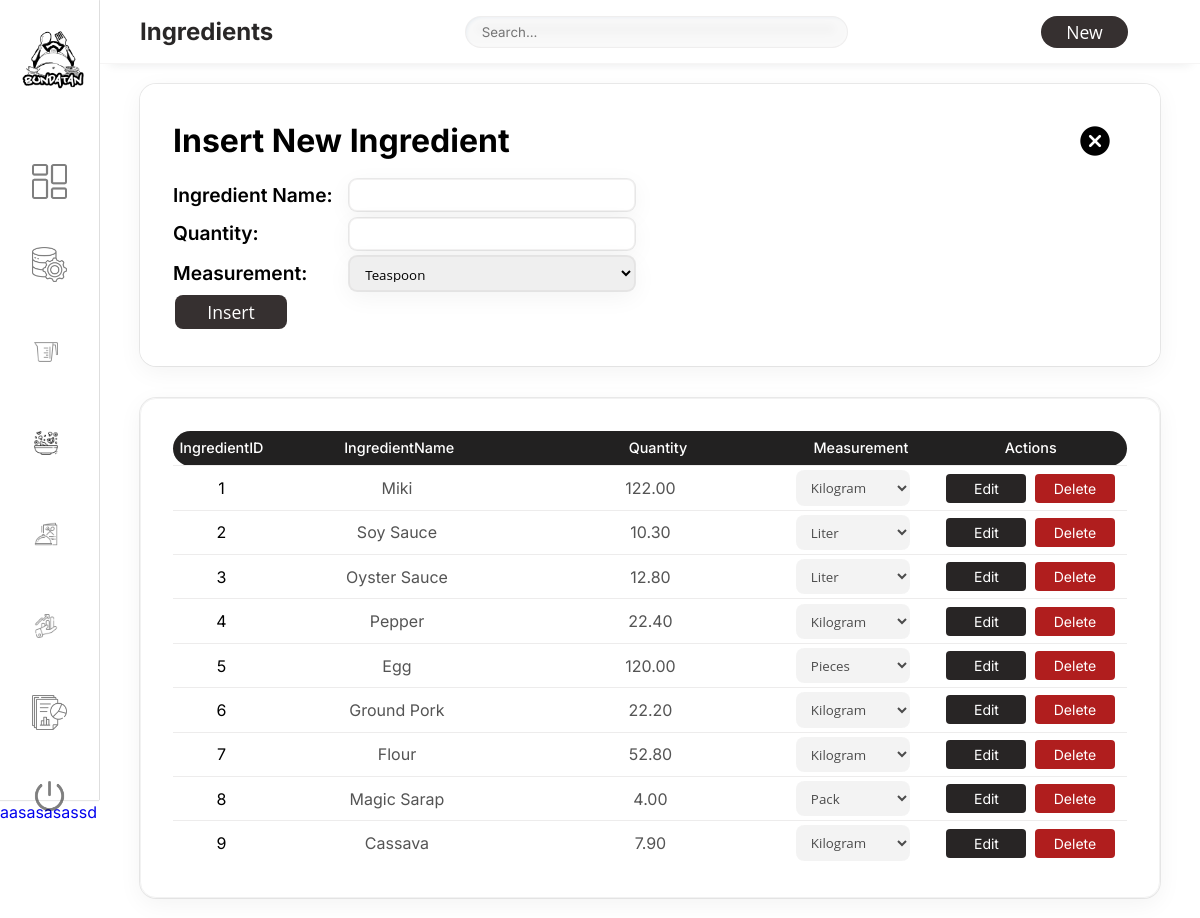
Page /pages/ingredients.php (signed in) on the earlier database version.
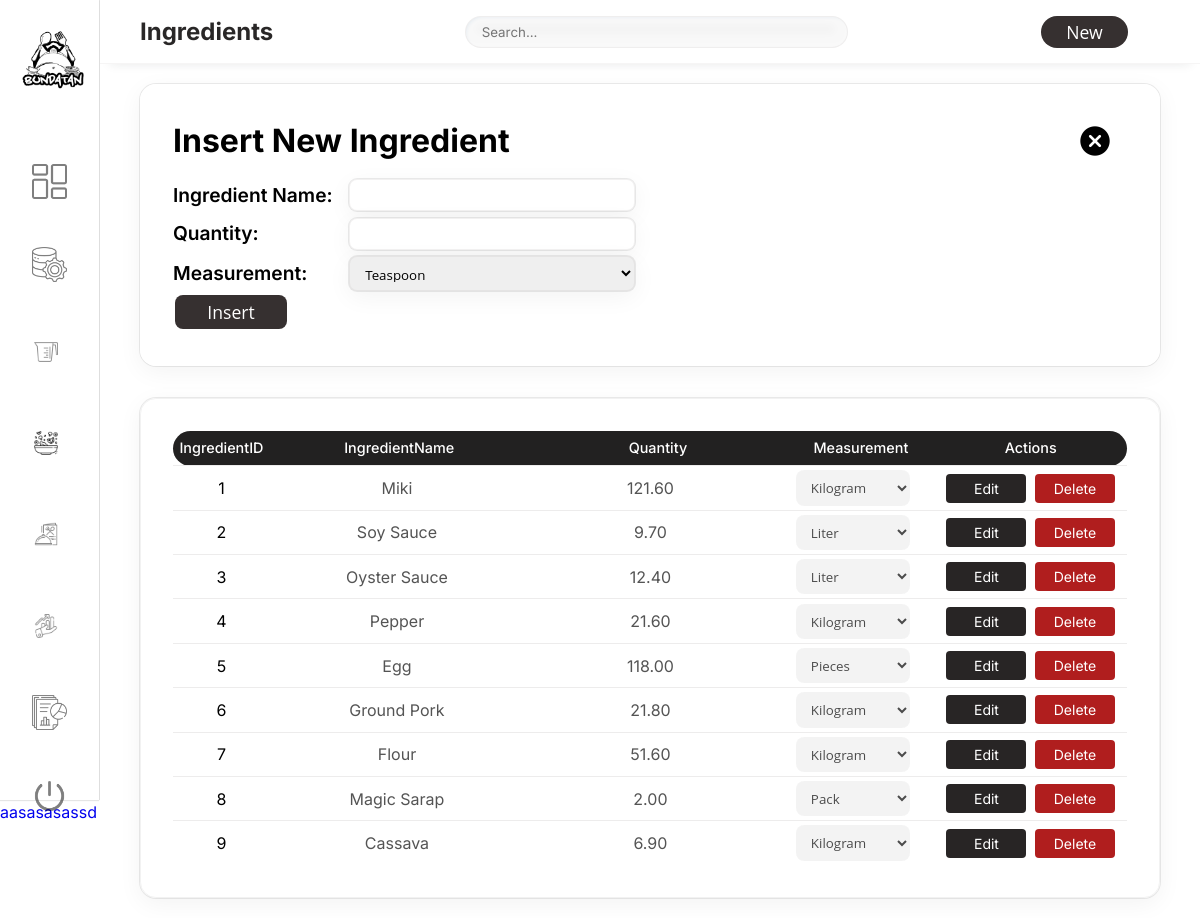
Same page on the later database version.
### tables this page shows
CREATE TABLE `ingredients` (
  `IngredientID` int(11) NOT NULL,
  `IngredientName` varchar(255) NOT NULL,
  `Quantity` decimal(10,2) DEFAULT NULL,
  `MeasurementID` int(11) NOT NULL
);

### pages/ingredients.php (the view, shortened to what this page needs)
<?php
$servername = "localhost";
$username = "root";
$password = "";
$dbname = "db_bundatan";
$conn = new mysqli($servername, $username, $password, $dbname);
$searchQuery = "";
$result = $conn->query("SELECT * FROM ingredients WHERE IngredientName LIKE '%$searchQuery%'");
?>
<!DOCTYPE html>
<html lang="en">
<head>
    <link rel="stylesheet" href="style.css">
</head>
<body>
    <div class="Tableheader">
        <h1>Ingredients</h1>
        <form method="GET" class="searhForm">
            <input type="text" name="searchQuery" class="search" placeholder="Search...">
        </form>
        <button class="create" onclick="showForm()">New</button>
    </div>
    <div class="insertion">
        <div class="container">
            <div class="form" id="insert-form">
                <div class="formHeader">
                    <h2 class="formTitle">Insert New Ingredient</h2>
                    <img src="../icons/cross.png" class="close" onclick="hideForm()">
                </div>
                <form method="POST">
                    <div class="secondForm">
                        <div class="inputs">
                            <label for="IngredientName">Ingredient Name:</label>
                            <input type="text" name="IngredientName" required>
                        </div>
                        <div class="inputs">
                            <label for="Quantity">Quantity:</label>
                            <input type="number" min="1" name="Quantity" required>
                        </div>
                        <div class="inputs">
                            <label for="Measurement">Measurement:</label>
                            <select name="MeasurementID">
                                <?php
                                $measurements = $conn->query("SELECT * FROM measurements");
                                while ($measurement = $measurements->fetch_assoc()) {
                                    echo "<option value='" . $measurement["MeasurementID"] . "'>" . $measurement["MeasurementName"] . "</option>";
                                }
                                ?>
                            </select>
                        </div>
                        <button type="submit" name="insert" class="insert">Insert</button>
                    </div>
                </form>
            </div>
            <div class="tableContainer">
    <table>
        <thead>
            <tr>
                <th>IngredientID</th>
                <th>IngredientName</th>
                <th>Quantity</th>
                <th>Measurement</th>
                <th>Actions</th>
            </tr>
        </thead>
        <?php while ($row = $result->fetch_assoc()) : ?>
        <tr>
            <td>
                <?php echo $row["IngredientID"]; ?>
            </td>
            <form method='POST'>
            <td>
                <input id='ingredientsInput<?php echo $row["IngredientID"]; ?>' class='all<?php echo $row["IngredientID"]; ?>' REQUIRED IngredientID='IngredientName_<?php echo $row["IngredientID"]; ?>' type='text' name='IngredientName' value='<?php echo $row["IngredientName"]; ?> ' disabled>
            </td>
            <td>
                <input id='quantityInput<?php echo $row["IngredientID"]; ?>' REQUIRED class='all<?php echo $row["IngredientID"]; ?>' type='number' name='Quantity' value='<?php echo $row["Quantity"]; ?>' step='any' disabled>
            </td>
            <td>
                <select id='measurementInput<?php echo $row["IngredientID"]; ?>' class='all<?php echo $row["IngredientID"]; ?>' name='MeasurementID' disabled>
                    <?php
                    $measurements = $conn->query("SELECT * FROM measurements");
                    while ($measurement = $measurements->fetch_assoc()) {
                        $selected = ($measurement["MeasurementID"] == $row["MeasurementID"]) ? "selected" : "";
                        echo "<option value='" . $measurement["MeasurementID"] . "' " . $selected . ">" . $measurement["MeasurementName"] . "</option>";
                    }
                    ?>
                </select>
            </td>
            <td>
                <button IngredientID='editbtn<?php echo $row["IngredientID"]; ?>' type='button' name='editbtn<?php echo $row["IngredientID"]; ?>' id='editbtn<?php echo $row["IngredientID"]; ?>' onclick='enableInputFields(<?php echo intval($row["IngredientID"]); ?>)'>Edit</button>
                <button type='submit' name='delete' class="deletebtn" onclick='deleteFunction(<?php echo intval($row["IngredientID"]); ?>)'>Delete</button>
            </form>
        </tr>
        <?php endwhile; ?>
    </table>
</div>
</div>
</div>
</body>
</html>

Differences in the rows shown:
changed ingredients "Miki": Quantity "122.00" → "121.60"
changed ingredients "Soy Sauce": Quantity "10.30" → "9.70"
changed ingredients "Oyster sauce": Quantity "12.80" → "12.40"
changed ingredients "Pepper": Quantity "22.40" → "21.60"
changed ingredients "Egg": Quantity "120.00" → "118.00"
changed ingredients "Ground Pork": Quantity "22.20" → "21.80"
changed ingredients "Flour": Quantity "52.80" → "51.60"
changed ingredients "Magic sarap": Quantity "4.00" → "2.00"
changed ingredients "Cassava": Quantity "7.90" → "6.90"
